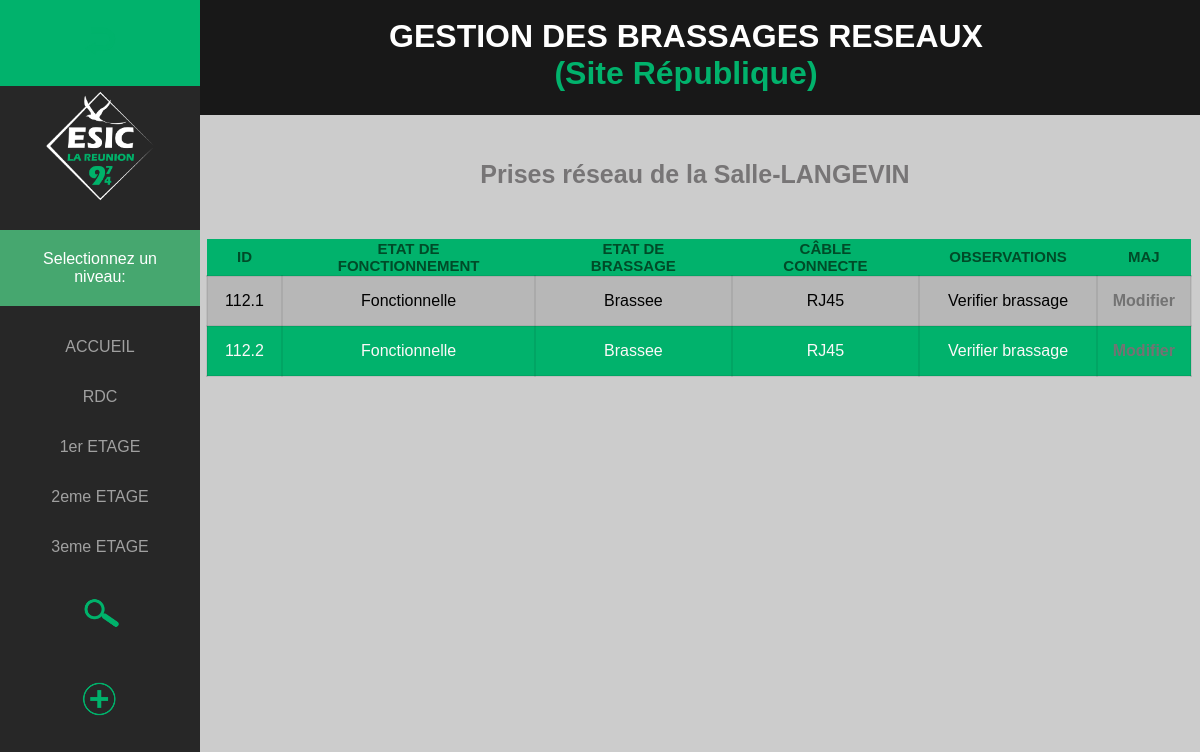
Screenshot of /site_republique/change/list_changesr0.php?numemplacement=Salle-LANGEVIN with the database file from the repository.
### tables this page shows
CREATE TABLE IF NOT EXISTS `prise` (
  `id_prise` varchar(20) NOT NULL,
  `etat_fonct` varchar(20) NOT NULL,
  `etat_brassage` varchar(20) NOT NULL,
  `lieu_prise1` varchar(20) NOT NULL,
  `lieu_prise2` varchar(20) NOT NULL,
  `lieu_prise3` varchar(20) NOT NULL,
  `lieu_prise4` varchar(20) NOT NULL,
  `lieu_prise5` varchar(20) NOT NULL,
  `lieu_prise6` varchar(20) NOT NULL,
  `lieu_prise7` varchar(20) NOT NULL,
  `cable_connect` varchar(10) NOT NULL,
  `observation_prise` text NOT NULL,
  PRIMARY KEY (`id_prise`)
);

### site_republique/change/list_changesr0.php (the view, shortened to what this page needs)
<!DOCTYPE HTML>
<html lang="fr">
<head>
    <link rel="stylesheet" href="../../css/style.css">
</head>
<?php
    include('../connexion/connexion_prise.php');
    $pdoNum= $objetPdo->prepare('SELECT id_prise, etat_fonct, etat_brassage, cable_connect, observation_prise FROM prise WHERE lieu_prise1 = :num');
    $pdoNum->bindValue(':num', $_GET['numemplacement'], PDO::PARAM_STR);
    $executeIsOk = $pdoNum->execute();
    $prises = $pdoNum->fetchAll();
    ?>
<body>
    <div class="titre_index">
        <h1>GESTION DES BRASSAGES RESEAUX <div class="titre_page">(Site République)</div>
        </h1>
    </div>
    <nav class="sidenav">
        <a href="../place/rdc_prises.php"><img class="retour" src="../../img/icone_retour.png"></a>
        <center><img class="logo_site" src="../../img/logo_esic.png"></center>
        <p class="selection">Selectionnez un niveau:</p>
        <a href="../place/accueil_prise.php">ACCUEIL</a>
        <a href="place/rdc_prises.php">RDC</a>
        <a href="place/bureaux_1er.php">1er ETAGE</a>
        <a href="place/bureaux_2eme.php">2eme ETAGE</a>
        <a href="place/sdr_3eme.php">3eme ETAGE</a>
        <a href="search.php"> <img class="search" src="../../img/icone_search.png"></a>
        <a href="add/add_prise.php"><img class="ajout_prise" src="../../img/icone_ajout.png"></a>
    </nav>
    <center>
        <h2>Prises réseau de la <?= $_GET['numemplacement'] ?></h2>
        <section>
            <table>
                <tr>
                    <th>ID</th>
                    <th>ETAT DE FONCTIONNEMENT</th>
                    <th>ETAT DE BRASSAGE</th>
                    <th>CÂBLE CONNECTE</th>
                    <th>OBSERVATIONS</th>
                    <th>MAJ</th>
                </tr>
                <?php foreach ($prises as $prise): ?>
                <tr>
                    <td><?= $prise['id_prise']?></td>
                    <td><?= $prise['etat_fonct'] ?></td>
                    <td><?= $prise['etat_brassage'] ?></td>
                    <td><?= $prise['cable_connect'] ?></td>
                    <td><?= $prise['observation_prise'] ?></td>
                    <td><a href="form_change.php?numprise=<?= $prise['id_prise'] ?>"class="maj">Modifier</a></td>
                </tr>
                <?php endforeach; ?>
            </table>
        </section>
        <br>
    </center>
</body>
</html>

### css/style.css (style rules this page uses)
table { border-collapse: collapse; margin: auto; margin-top: 50px; }
* { font-family: 'Trebuchet MS', 'Lucida Sans Unicode', 'Lucida Grande', 'Lucida Sans', 'Arial', 'sans-serif'; }
td { border: 2px solid rgba(0, 0, 0, 0.07); padding: 15px; text-align: center; }
th { color: #004b28; font-size: 15px; padding-left: 30px; padding-right: 30px; }
table tr:nth-child(odd) { background-color: #01B26C; color: #fcf8f8; }
table tr:nth-child(even) { background-color: #b7b7b7; }
.maj { text-decoration: none; color: #737373; font-weight: bold; }
body { background-color: #cccccc; }
.sidenav { height: 100%; width: 200px; position: fixed; z-index: 1; top: 0; left: 0; background-color: #272727; overflow-x: hidden; overflow-y: hidden; }
.sidenav a { color: #a0a0a0; font-size: 16px; padding: 16px; text-decoration: none; display: block; text-align: center; }
.titre_index { background-color: #181818; color: white; padding: 1px; margin-top: -12px; margin-right: -12px; margin-left: 160px; text-align: center; }
.selection { background-color: #46a76f; color: white; text-align: center; font-size: 16px; margin-top: 20px; padding: 20px; }
.titre_page { color: #01B26C; }
h2 { color: #777576; text-align: center; font-size: 25px; margin-left: 190px; margin-top: 45px; }
.retour { height: 50px; }
.search { height: 50px; }
.ajout_prise { height: 50px; }
.logo_site { height: 120px; }
section { margin-left: 198px; }

### rows the page displays
prise: id_prise "112.1", etat_fonct "Fonctionnelle", etat_brassage "Brassee", cable_connect "RJ45", observation_prise "Verifier brassage"
prise: id_prise "112.2", etat_fonct "Fonctionnelle", etat_brassage "Brassee", cable_connect "RJ45", observation_prise "Verifier brassage"

### other values shown
$_GET['numemplacement'] "Salle-LANGEVIN"
